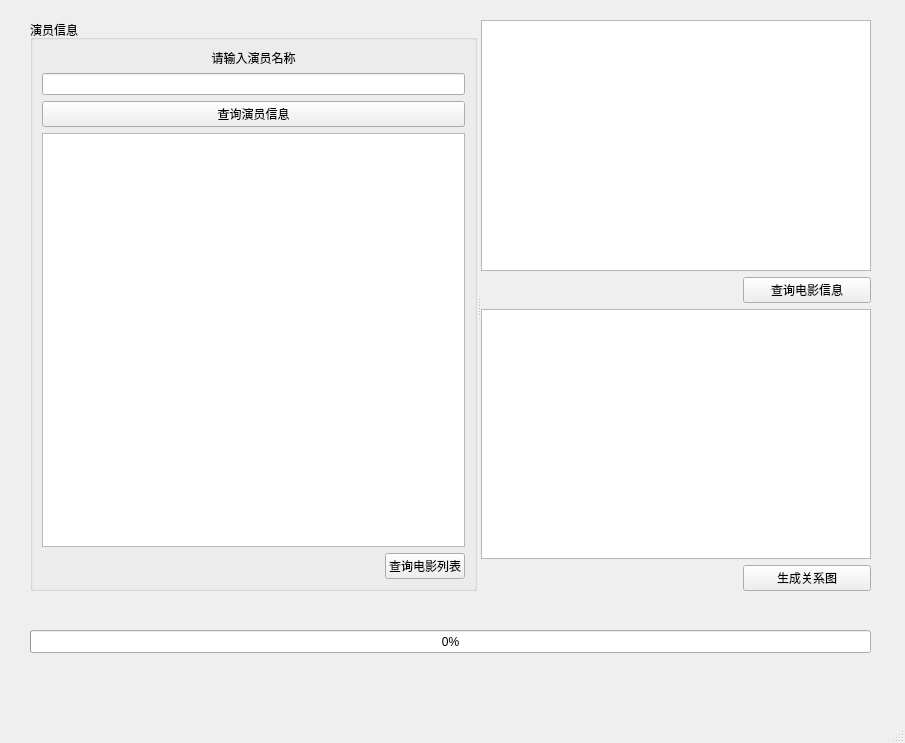
<?xml version="1.0" encoding="UTF-8"?>
<ui version="4.0">
 <class>MainWindow</class>
 <widget class="QMainWindow" name="MainWindow">
  <property name="geometry">
   <rect>
    <x>0</x>
    <y>0</y>
    <width>905</width>
    <height>743</height>
   </rect>
  </property>
  <property name="windowTitle">
   <string>MainWindow</string>
  </property>
  <widget class="QWidget" name="centralwidget">
   <widget class="QProgressBar" name="progressQueryBar">
    <property name="geometry">
     <rect>
      <x>30</x>
      <y>630</y>
      <width>841</width>
      <height>23</height>
     </rect>
    </property>
    <property name="value">
     <number>0</number>
    </property>
   </widget>
   <widget class="QSplitter" name="splitter">
    <property name="geometry">
     <rect>
      <x>30</x>
      <y>20</y>
      <width>841</width>
      <height>571</height>
     </rect>
    </property>
    <property name="orientation">
     <enum>Qt::Horizontal</enum>
    </property>
    <widget class="QGroupBox" name="groupBox">
     <property name="title">
      <string>演员信息</string>
     </property>
     <layout class="QGridLayout" name="gridLayout">
      <item row="0" column="0" colspan="2">
       <widget class="QLabel" name="label">
        <property name="layoutDirection">
         <enum>Qt::LeftToRight</enum>
        </property>
        <property name="text">
         <string>请输入演员名称</string>
        </property>
        <property name="textFormat">
         <enum>Qt::AutoText</enum>
        </property>
        <property name="alignment">
         <set>Qt::AlignCenter</set>
        </property>
       </widget>
      </item>
      <item row="1" column="0" colspan="2">
       <widget class="QLineEdit" name="editPersonName"/>
      </item>
      <item row="2" column="0" colspan="2">
       <widget class="QPushButton" name="btnQueryPersonInfo">
        <property name="text">
         <string>查询演员信息</string>
        </property>
       </widget>
      </item>
      <item row="3" column="0" colspan="2">
       <widget class="QTableWidget" name="tablePersonInfo"/>
      </item>
      <item row="4" column="0">
       <spacer name="horizontalSpacer">
        <property name="orientation">
         <enum>Qt::Horizontal</enum>
        </property>
        <property name="sizeHint" stdset="0">
         <size>
          <width>183</width>
          <height>20</height>
         </size>
        </property>
       </spacer>
      </item>
      <item row="4" column="1">
       <widget class="QPushButton" name="btnQueryMovieList">
        <property name="text">
         <string>查询电影列表</string>
        </property>
       </widget>
      </item>
     </layout>
    </widget>
    <widget class="QWidget" name="layoutWidget">
     <layout class="QGridLayout" name="gridLayout_2">
      <item row="3" column="2">
       <widget class="QPushButton" name="btnGenRelativeGraph">
        <property name="text">
         <string>生成关系图</string>
        </property>
       </widget>
      </item>
      <item row="1" column="2">
       <widget class="QPushButton" name="btnQueryMovieInfo">
        <property name="text">
         <string>查询电影信息</string>
        </property>
       </widget>
      </item>
      <item row="2" column="0" colspan="3">
       <widget class="QTableWidget" name="tableMovieInfo"/>
      </item>
      <item row="1" column="0" colspan="2">
       <spacer name="horizontalSpacer_2">
        <property name="orientation">
         <enum>Qt::Horizontal</enum>
        </property>
        <property name="sizeHint" stdset="0">
         <size>
          <width>40</width>
          <height>20</height>
         </size>
        </property>
       </spacer>
      </item>
      <item row="3" column="0" colspan="2">
       <spacer name="horizontalSpacer_3">
        <property name="orientation">
         <enum>Qt::Horizontal</enum>
        </property>
        <property name="sizeHint" stdset="0">
         <size>
          <width>68</width>
          <height>20</height>
         </size>
        </property>
       </spacer>
      </item>
      <item row="0" column="0" colspan="3">
       <widget class="QTableWidget" name="tableMovieList"/>
      </item>
     </layout>
    </widget>
   </widget>
  </widget>
  <widget class="QMenuBar" name="menubar">
   <property name="geometry">
    <rect>
     <x>0</x>
     <y>0</y>
     <width>905</width>
     <height>26</height>
    </rect>
   </property>
  </widget>
  <widget class="QStatusBar" name="statusbar"/>
 </widget>
 <resources/>
 <connections>
  <connection>
   <sender>btnQueryPersonInfo</sender>
   <signal>clicked()</signal>
   <receiver>tablePersonInfo</receiver>
   <slot>show()</slot>
   <hints>
    <hint type="sourcelabel">
     <x>255</x>
     <y>138</y>
    </hint>
    <hint type="destinationlabel">
     <x>255</x>
     <y>185</y>
    </hint>
   </hints>
  </connection>
  <connection>
   <sender>btnQueryMovieList</sender>
   <signal>clicked()</signal>
   <receiver>tableMovieList</receiver>
   <slot>show()</slot>
   <hints>
    <hint type="sourcelabel">
     <x>450</x>
     <y>589</y>
    </hint>
    <hint type="destinationlabel">
     <x>553</x>
     <y>235</y>
    </hint>
   </hints>
  </connection>
  <connection>
   <sender>btnQueryMovieInfo</sender>
   <signal>clicked()</signal>
   <receiver>tableMovieInfo</receiver>
   <slot>show()</slot>
   <hints>
    <hint type="sourcelabel">
     <x>790</x>
     <y>317</y>
    </hint>
    <hint type="destinationlabel">
     <x>787</x>
     <y>337</y>
    </hint>
   </hints>
  </connection>
 </connections>
</ui>
